Frame 1 (no input): blank canvas, image omitted
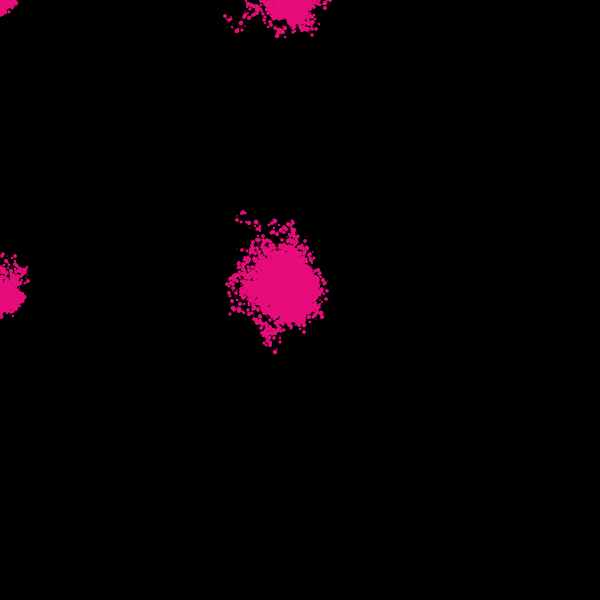
Frame 60 (the mouse pressed at the canvas centre just before this capture)
Frame 120 (the mouse held since frame 60 and released just before this capture): blank canvas, image omitted

The Processing sketch that drew this single still picture (run headless with seeded random() and noise(); from frame 60 on, the mouse is pressed at the canvas centre):

// Processing sketch: processing_156891
// ── processing_156891.pde

int numPos = 200;
float radius;
float speed;
color cor;
int [] x = new int [numPos];
int [] y = new int [numPos];
char letter = 'a'; 


void setup () {
  size (600, 600);
  background (0); 
  int n = 25;
  speed = 5;

  cor = (#E80C7A);
}

void draw () {
  noStroke();
  fill (cor);
  alpha (50);
  radius = random (5);
  // applied array to my previous sketch


  for (int i = 0; i<numPos-1; i++) { 
    x[i] = x [i+1];
    y[i] = y [i+1];
  }

  for (int i=0; i<numPos; i++) {

    ellipse (x[i], y[i], radius, radius);
    x [numPos - 1] = mouseX;
    y [numPos - 1] = mouseY;
  

    /*get's the ball running in a random movement*/

    x [i] = int( x[i] + (random (-speed, speed)));
    y [i] = int (y [i] + (random (-speed, speed)));


    /*this "if" prevents the ball to go out of the screen,
     making it to return in the middle of the screen*/

    if (x[i]> width || x[i]< 0) {
      x[i] = width/2;
    } else if ( y[i]>height || y[i]<0 ) {
      y [i]= height/2;
    }
  }

  if (mousePressed) {
    background (0);
  }
}

void keyPressed () {
  switch (letter) {
  case 'a': 
    radius *= 1.2;  
    cor = (#1AB2AC);
    speed+=2;
  case 's': 
    radius *= 0.5;
    cor = (#E89E0C);
  case 'd':
    cor = (#AC43E8); 
    speed*=0.5;
  }
}
/*keyPressed identfies which key is pressed and then gives
 new variable values for color, size and/or speed*/
